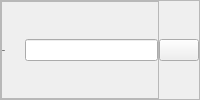
           <widget class="QFrame" name="name_setting">
            <property name="styleSheet">
             <string notr="true"/>
            </property>
            <property name="frameShape">
             <enum>QFrame::StyledPanel</enum>
            </property>
            <property name="frameShadow">
             <enum>QFrame::Raised</enum>
            </property>
            <layout class="QHBoxLayout" name="horizontalLayout">
             <property name="spacing">
              <number>0</number>
             </property>
             <property name="leftMargin">
              <number>0</number>
             </property>
             <property name="topMargin">
              <number>0</number>
             </property>
             <property name="rightMargin">
              <number>0</number>
             </property>
             <property name="bottomMargin">
              <number>0</number>
             </property>
             <item>
              <widget class="QFrame" name="name">
               <property name="maximumSize">
                <size>
                 <width>180</width>
                 <height>16777215</height>
                </size>
               </property>
               <property name="frameShape">
                <enum>QFrame::StyledPanel</enum>
               </property>
               <property name="frameShadow">
                <enum>QFrame::Raised</enum>
               </property>
               <layout class="QHBoxLayout" name="horizontalLayout_3">
                <property name="spacing">
                 <number>6</number>
                </property>
                <property name="leftMargin">
                 <number>0</number>
                </property>
                <property name="topMargin">
                 <number>0</number>
                </property>
                <property name="rightMargin">
                 <number>0</number>
                </property>
                <property name="bottomMargin">
                 <number>0</number>
                </property>
                <item alignment="Qt::AlignLeft">
                 <widget class="QLabel" name="label_name">
                  <property name="font">
                   <font>
                    <family>Malgun Gothic</family>
                    <pointsize>-1</pointsize>
                    <weight>75</weight>
                    <bold>true</bold>
                   </font>
                  </property>
                  <property name="text">
                   <string>Name</string>
                  </property>
                 </widget>
                </item>
                <item>
                 <widget class="QLineEdit" name="lineEdit_name">
                  <property name="minimumSize">
                   <size>
                    <width>0</width>
                    <height>22</height>
                   </size>
                  </property>
                  <property name="maximumSize">
                   <size>
                    <width>133</width>
                    <height>16777215</height>
                   </size>
                  </property>
                  <property name="font">
                   <font>
                    <pointsize>9</pointsize>
                   </font>
                  </property>
                 </widget>
                </item>
               </layout>
              </widget>
             </item>
             <item alignment="Qt::AlignRight">
              <widget class="QPushButton" name="button_setting">
               <property name="minimumSize">
                <size>
                 <width>22</width>
                 <height>22</height>
                </size>
               </property>
               <property name="text">
                <string/>
               </property>
               <property name="icon">
                <iconset resource="../imgs/icons.qrc">
                 <normaloff>:/icons/svg/settings.svg</normaloff>:/icons/svg/settings.svg</iconset>
               </property>
              </widget>
             </item>
            </layout>
           </widget>
